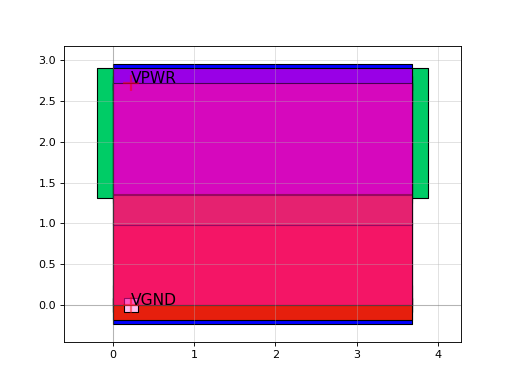

This chart was generated by the following Python code:
import sky130

c = sky130.components.sky130_fd_sc_hd__clkdlybuf4s18_1()
c.plot()
